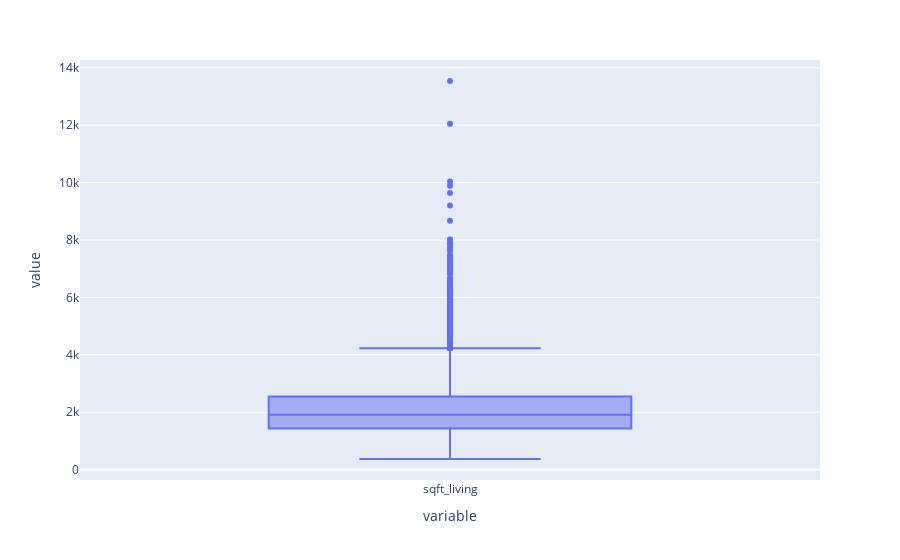

Source (notebook cell):
### Code cell
px.box(df['sqft_living'])

### Figure 1 — Plotly figure (JSON) as saved in the notebook; plotly's stock layout.template omitted (floating-point values rounded to 4 significant figures; data arrays with more than 128 entries replaced by an {"elided": "..."} marker saying what was removed)
{"data": [{"alignmentgroup": "True", "hovertemplate": "variable=%{x}<br>value=%{y}<extra></extra>", "legendgroup": "", "marker": {"color": "#636efa"}, "name": "", "notched": false, "offsetgroup": "", "orientation": "v", "showlegend": false, "type": "box", "x": {"elided": "21597 str values"}, "x0": " ", "xaxis": "x", "y": {"elided": "21597 int values"}, "y0": " ", "yaxis": "y"}], "layout": {"boxmode": "group", "legend": {"tracegroupgap": 0}, "margin": {"t": 60}, "xaxis": {"anchor": "y", "domain": [0, 1], "title": {"text": "variable"}}, "yaxis": {"anchor": "x", "domain": [0, 1], "title": {"text": "value"}}}}
